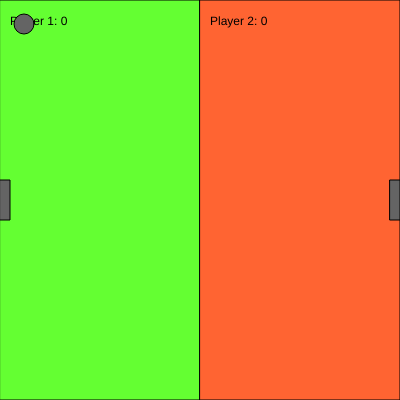
Frame 1 (no input)
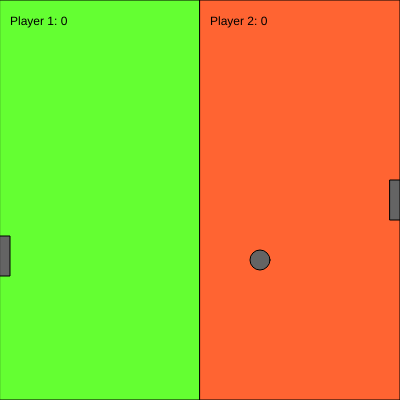
Frame 60 (no input)
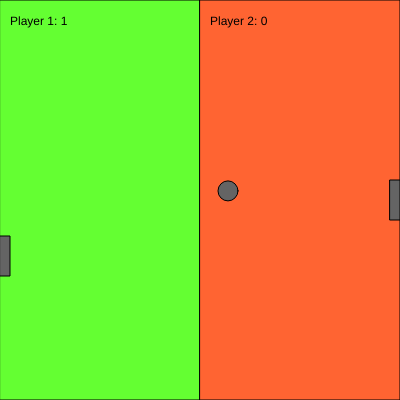
Frame 120 (the mouse pressed at the canvas centre since frame 60)

The p5.js sketch that drew these frames (run headless with seeded random() and noise() and a simulated clock; from frame 60 on, the mouse is pressed at the canvas centre):

// p5.js sketch
// ── sketch.js
function setup() {
  PLAYER_SPEED = 4;
  PLAYER_WIDTH = 10;
  PLAYER_HEIGHT = 40;
  BALL_HEIGHT = PLAYER_HEIGHT/2;
  BALL_SPEED = PLAYER_SPEED;
  RANDOMNESS = random() + 0.9;


  p1Score = 0;
  p2Score = 0;

  CANVAS_WIDTH = 400;
  CANVAS_HEIGHT = 400; 

  GREEN_WIDTH = CANVAS_WIDTH/2;

  createCanvas(CANVAS_WIDTH, CANVAS_HEIGHT);
  background(100);

  ball = new Ball(BALL_SPEED, BALL_HEIGHT);
  p1 = new Player(PLAYER_SPEED, 'left', PLAYER_HEIGHT, PLAYER_WIDTH, CANVAS_WIDTH, CANVAS_HEIGHT);
  p2 = new Player(PLAYER_SPEED, 'right', PLAYER_HEIGHT, PLAYER_WIDTH, CANVAS_WIDTH, CANVAS_HEIGHT);
}   

function draw() {
  background(100);
  fill (100, 255, 50);
  rect(0,0,GREEN_WIDTH,CANVAS_HEIGHT);
  fill (255, 100, 50);
  rect(GREEN_WIDTH,0,GREEN_WIDTH,CANVAS_HEIGHT);

  fill(0);
  text ('Player 1: ' + p1Score, 10, CANVAS_HEIGHT/16);
  text ('Player 2: ' + p2Score, CANVAS_WIDTH/2 + 10, CANVAS_HEIGHT/16);

  
  ball.drawBall();
  p1.drawPlayer();
  p2.drawPlayer();
}

class Ball {
  constructor(speed, side_length) {
    this.speed = speed;
    this.side_length = side_length;
    this.x_pos = 20;
    this.y_pos = 20;
    this.x_dir = 1;
    this.y_dir = 1;
  }

  updatePosition() {    
    if (this.x_pos >= CANVAS_WIDTH - p2.width - BALL_HEIGHT) {
      if (this.y_pos + BALL_HEIGHT > p2.y_pos && this.y_pos < p2.y_pos + PLAYER_HEIGHT) {
        this.x_dir *= -1 * RANDOMNESS;
        this.y_dir *= RANDOMNESS;
      } else {
        p1Score += 1;
        this.restart();
      }
    } else if (this.x_pos <= PLAYER_WIDTH) {
      if (this.y_pos + BALL_HEIGHT > p1.y_pos && this.y_pos < p1.y_pos + PLAYER_HEIGHT) {
        this.x_dir *= -1 * RANDOMNESS;
        this.y_dir *= RANDOMNESS;
      } else {
        p2Score += 1;
        this.restart();
      }
    }

    if (this.y_pos >= CANVAS_WIDTH - BALL_HEIGHT) {
      this.y_dir *= -1;
    }

    if (this.y_pos <= 0) {
      this.y_dir *= -1;
    }
    this.x_pos += this.x_dir * this.speed;
    this.y_pos += this.y_dir * this.speed;

  }

  restart() {
    this.x_pos = CANVAS_WIDTH/4;
    this.y_pos = CANVAS_HEIGHT/4;
    this.x_dir = 1;
    this.y_dir = random();
  }

  drawBall() {
    this.updatePosition();
    fill(100);
    ellipse(this.x_pos, this.y_pos, this.side_length, this.side_length);
  }
}

class Player {
  constructor(speed, id, height, width, max_x, max_y) {
    this.id = id;
    this.height = height;
    this.width = width;
    this.max_x = max_x;
    this.max_y = max_y;
    if (id == 'left') {
      this.x_pos = 0;
      this.speed = speed * 2;
    } else {
      this.speed = speed;
      this.x_pos = max_x - width;
    }
    this.y_pos = max_y / 2 - height / 2;
  }

  drawPlayer() {
    this.updatePosition();
    fill(100);
    rect(this.x_pos, this.y_pos, this.width, this.height);
  }

  updatePosition() {
    if (this.id == 'right' && keyIsPressed) {
      if (keyCode == UP_ARROW && this.y_pos > 0) {
        this.y_pos -= this.speed;
      }
      if (keyCode == DOWN_ARROW && this.y_pos < this.max_y - this.height) {
        this.y_pos += this.speed;
      }
    } else if (this.id == 'left') {
      let r = random();
      if (r > .5) {
        if (ball.y_pos > this.y_pos) {
          this.y_pos += this.speed;
        } else if (ball.y_pos - BALL_HEIGHT < this.y_pos) {
          this.y_pos -= this.speed;
        }
    }
    }
  }
}
